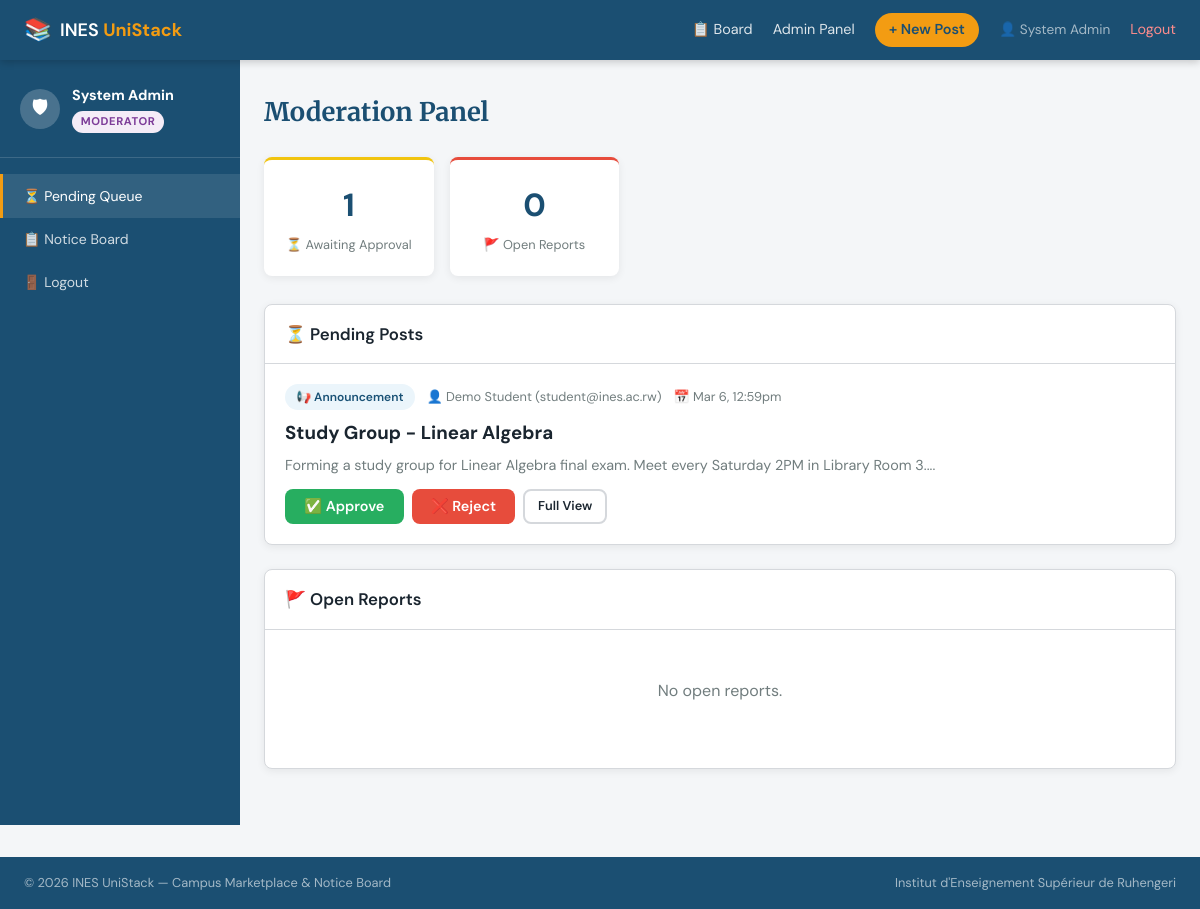
/moderator/dashboard.php (signed in), run on the app's committed database.
### tables this page shows
CREATE TABLE posts (
    id           INT AUTO_INCREMENT PRIMARY KEY,
    user_id      INT NOT NULL,
    title        VARCHAR(200) NOT NULL,
    description  TEXT NOT NULL,
    post_type    ENUM('for_sale', 'housing', 'announcement') NOT NULL,
    price        DECIMAL(10,2) DEFAULT NULL,        
    status       ENUM('pending', 'approved', 'rejected') NOT NULL DEFAULT 'pending',
    reviewed_by  INT DEFAULT NULL,                  
    reviewed_at  DATETIME DEFAULT NULL,
    created_at   DATETIME NOT NULL DEFAULT CURRENT_TIMESTAMP,
    updated_at   DATETIME NOT NULL DEFAULT CURRENT_TIMESTAMP ON UPDATE CURRENT_TIMESTAMP,
    FOREIGN KEY (user_id)     REFERENCES users(id) ON DELETE CASCADE,
    FOREIGN KEY (reviewed_by) REFERENCES users(id) ON DELETE SET NULL
);

CREATE TABLE users (
    id          INT AUTO_INCREMENT PRIMARY KEY,
    full_name   VARCHAR(100) NOT NULL,
    email       VARCHAR(150) NOT NULL UNIQUE,
    password    VARCHAR(255) NOT NULL,
    role        ENUM('student', 'moderator', 'admin') NOT NULL DEFAULT 'student',
    is_active   TINYINT(1) NOT NULL DEFAULT 1,
    created_at  DATETIME NOT NULL DEFAULT CURRENT_TIMESTAMP,
    updated_at  DATETIME NOT NULL DEFAULT CURRENT_TIMESTAMP ON UPDATE CURRENT_TIMESTAMP
);

### app/controllers/ModeratorController.php (called while the page is built, shortened)
<?php
require_once __DIR__ . '/../config/auth.php';
require_once __DIR__ . '/../models/PostModel.php';
require_once __DIR__ . '/../models/ReportModel.php';
class ModeratorController {
    public static function showDashboard(): void {
        $pending = PostModel::getPending();
        $flagged = ReportModel::getOpen();
        require_once __DIR__ . '/../views/moderator/dashboard.php';
    }
}

### moderator/dashboard.php (called while the page is built, shortened)
<?php
require_once __DIR__ . '/../app/config/auth.php';
require_once __DIR__ . '/../app/controllers/ModeratorController.php';
ModeratorController::showDashboard();

### app/config/auth.php (called while the page is built, shortened)
<?php
function currentUser(): ?array {
    return [
        'id'        => $_SESSION['user_id'],
        'full_name' => $_SESSION['full_name'],
        'email'     => $_SESSION['email'],
        'role'      => $_SESSION['role'],
    ];
}
function h(string $str): string {
    return htmlspecialchars($str, ENT_QUOTES, 'UTF-8');
}

### app/models/PostModel.php (called while the page is built, shortened)
<?php
class PostModel {
    public static function getPending(): array {
        $db = getDB();
        $stmt = $db->prepare(
            'SELECT p.*, u.full_name AS author_name, u.email AS author_email
             FROM posts p JOIN users u ON p.user_id = u.id
             WHERE p.status = "pending" ORDER BY p.created_at ASC'
        );
        $stmt->execute();
        $rows = $stmt->get_result()->fetch_all(MYSQLI_ASSOC);
        return $rows;
    }
}

### app/models/ReportModel.php (called while the page is built, shortened)
<?php
class ReportModel {
    public static function getOpen(): array {
        $db = getDB();
        $result = $db->query(
            'SELECT r.*, p.title AS post_title, p.post_type, u.full_name AS reporter_name
             FROM reports r
             JOIN posts p ON r.post_id = p.id
             JOIN users u ON r.reported_by = u.id
             WHERE r.status = "open"
             ORDER BY r.created_at ASC'
        );
        $rows = $result->fetch_all(MYSQLI_ASSOC);
        return $rows;
    }
}

### app/views/moderator/dashboard.php (the view, shortened to what this page needs)
<?php
require_once __DIR__ . '/../shared/header.php';
$typeLabels = ['for_sale' => '🛒 For Sale', 'housing' => '🏠 Housing', 'announcement' => '📢 Announcement'];
?>
<div class="dashboard-wrapper">
  <aside class="sidebar">
    <div class="sidebar-user">
      <div class="avatar">🛡</div>
      <div>
        <strong><?= h($user['full_name']) ?></strong>
        <span class="role-badge role-moderator">Moderator</span>
      </div>
    </div>
    <nav class="sidebar-nav">
      <a href="<?= BASE_URL ?>/moderator/dashboard.php" class="active">⏳ Pending Queue</a>
      <a href="<?= BASE_URL ?>/board.php">📋 Notice Board</a>
      <a href="<?= BASE_URL ?>/logout.php">🚪 Logout</a>
    </nav>
  </aside>
  <div class="dashboard-main">
    <h1>Moderation Panel</h1>
    <div class="stats-row">
      <div class="stat-card stat-yellow">
        <div class="stat-number"><?= count($pending) ?></div>
        <div class="stat-label">⏳ Awaiting Approval</div>
      </div>
      <div class="stat-card stat-red">
        <div class="stat-number"><?= count($flagged) ?></div>
        <div class="stat-label">🚩 Open Reports</div>
      </div>
    </div>
    <div class="card">
      <div class="card-header"><h2>⏳ Pending Posts</h2></div>
      <?php if (empty($pending)): ?>
        <div class="empty-state"><p>🎉 No posts awaiting approval!</p></div>
      <?php else: ?>
        <?php foreach ($pending as $post): ?>
        <div class="mod-post-item">
          <div class="mod-post-meta">
            <span class="post-type-badge type-<?= h($post['post_type']) ?>"><?= $typeLabels[$post['post_type']] ?></span>
            <span class="mod-author">👤 <?= h($post['author_name']) ?> (<?= h($post['author_email']) ?>)</span>
            <span class="mod-date">📅 <?= date('M j, g:ia', strtotime($post['created_at'])) ?></span>
          </div>
          <h3><?= h($post['title']) ?></h3>
          <p><?= h(mb_substr($post['description'], 0, 200)) ?>...</p>
          <div class="mod-actions">
            <form method="POST" action="<?= BASE_URL ?>/moderator/approve.php?id=<?= $post['id'] ?>" style="display:inline;">
              <button type="submit" class="btn btn-success">✅ Approve</button>
            </form>
            <form method="POST" action="<?= BASE_URL ?>/moderator/reject.php?id=<?= $post['id'] ?>" style="display:inline;">
              <button type="submit" class="btn btn-danger">❌ Reject</button>
            </form>
            <a href="<?= BASE_URL ?>/post/view.php?id=<?= $post['id'] ?>" class="btn btn-secondary btn-sm">Full View</a>
          </div>
        </div>
        <?php endforeach; ?>
      <?php endif; ?>
    </div>
    <div class="card">
      <div class="card-header"><h2>🚩 Open Reports</h2></div>
      <?php if (empty($flagged)): ?>
        <div class="empty-state"><p>No open reports.</p></div>
      <?php endif; ?>
    </div>
  </div>
</div>
<?php require_once __DIR__ . '/../shared/footer.php'; ?>

### public/css/style.css (style rules this page uses)
:root { --primary: #1B4F72; --primary-light: #2E86C1; --accent: #F39C12; --success: #27AE60; --warning: #F1C40F; --danger: #E74C3C; --bg: #F4F6F8; --surface: #FFFFFF; --text: #1A252F; --muted: #717D7E; --border: #D5D8DC; --sidebar-w: 240px; --navbar-h: 60px; --radius: 8px; --shadow: 0 2px 8px rgba(0,0,0,0.07); --shadow-md: 0 4px 16px rgba(0,0,0,0.10); }
*, *::before, *::after { box-sizing: border-box; margin: 0; padding: 0; }
html { scroll-behavior: smooth; }
body { font-family: 'DM Sans', sans-serif; background: var(--bg); color: var(--text); font-size: 1rem; line-height: 1.6; min-height: 100vh; }
a { color: var(--primary-light); text-decoration: none; }
.btn { display: inline-flex; align-items: center; gap: .35rem; padding: .55rem 1.2rem; border-radius: var(--radius); border: none; cursor: pointer; font-family: inherit; font-size: .9rem; font-weight: 600; transition: all .2s; text-decoration: none; white-space: nowrap; }
.btn-secondary { background: transparent; border: 2px solid var(--border); color: var(--text); }
.btn-danger { background: var(--danger); color: #fff; }
.btn-success { background: var(--success); color: #fff; }
.btn-sm { padding: .35rem .8rem; font-size: .8rem; }
.dashboard-wrapper { display: flex; min-height: calc(100vh - var(--navbar-h)); }
.sidebar { width: var(--sidebar-w); min-height: 100%; background: var(--primary); padding: 1.5rem 0; flex-shrink: 0; }
.sidebar-user { padding: 0 1.25rem 1.5rem; border-bottom: 1px solid rgba(255,255,255,.15); display: flex; align-items: center; gap: .75rem; color: #fff; }
.avatar { width: 40px; height: 40px; background: rgba(255,255,255,.2); border-radius: 50%; display: flex; align-items: center; justify-content: center; font-size: 1.2rem; flex-shrink: 0; }
.sidebar-user strong { display: block; font-size: .9rem; }
.sidebar-nav { padding: 1rem 0; }
.sidebar-nav a { display: block; padding: .65rem 1.25rem; color: rgba(255,255,255,.8); font-size: .875rem; text-decoration: none; transition: all .15s; border-left: 3px solid transparent; }
.sidebar-nav a:hover, .sidebar-nav a.active { color: #fff; background: rgba(255,255,255,.1); border-left-color: var(--accent); text-decoration: none; }
.dashboard-main { flex: 1; padding: 2rem 1.5rem; max-width: 1100px; }
.dashboard-main h1 { font-family: 'Merriweather', serif; font-size: 1.6rem; margin-bottom: 1.5rem; color: var(--primary); }
.stats-row { display: grid; grid-template-columns: repeat(auto-fill, minmax(160px, 1fr)); gap: 1rem; margin-bottom: 1.75rem; }
.stat-card { background: var(--surface); border-radius: var(--radius); padding: 1.25rem; text-align: center; box-shadow: var(--shadow); border-top: 3px solid var(--primary); }
.stat-card.stat-yellow { border-top-color: var(--warning); }
.stat-card.stat-red { border-top-color: var(--danger); }
.stat-number { font-size: 2rem; font-weight: 700; color: var(--primary); }
.stat-label { font-size: .8rem; color: var(--muted); margin-top: .25rem; }
.card { background: var(--surface); border-radius: var(--radius); box-shadow: var(--shadow); margin-bottom: 1.5rem; border: 1px solid var(--border); overflow: hidden; }
.card-header { padding: 1rem 1.25rem; border-bottom: 1px solid var(--border); display: flex; align-items: center; justify-content: space-between; }
.card-header h2 { font-size: 1.05rem; font-weight: 600; }
.role-badge { display: inline-block; padding: .15rem .55rem; border-radius: 20px; font-size: .7rem; font-weight: 700; text-transform: uppercase; letter-spacing: .05em; }
.role-moderator { background: #F4ECF7; color: #7D3C98; }
.post-type-badge { display: inline-block; padding: .2rem .7rem; border-radius: 20px; font-size: .75rem; font-weight: 600; }
.type-announcement { background: #EBF5FB; color: #1A5276; }
.empty-state { padding: 3rem 1rem; text-align: center; color: var(--muted); }
.empty-state p { margin-bottom: 1rem; }
.mod-post-item { padding: 1.25rem; border-bottom: 1px solid var(--border); }
.mod-post-item:last-child { border-bottom: none; }
.mod-post-meta { display: flex; gap: .75rem; flex-wrap: wrap; align-items: center; margin-bottom: .5rem; }
.mod-author, .mod-date { font-size: .8rem; color: var(--muted); }
.mod-post-item h3 { margin-bottom: .35rem; }
.mod-post-item p { font-size: .9rem; color: var(--muted); margin-bottom: .75rem; }
.mod-actions { display: flex; gap: .5rem; flex-wrap: wrap; }

### data on the page
posts: post_type "📢 Announcement", user.full_name "Demo Student", user.email "student@ines.ac.rw", created_at "Mar 6, 12:59pm", title "Study Group - Linear Algebra", description "Forming a study group for Linear Algebra final exam. Meet every Saturday 2PM in Library Room 3."

### other printed values
$user['full_name'] "System Admin"
count($pending) "1"
count($flagged) "0"
